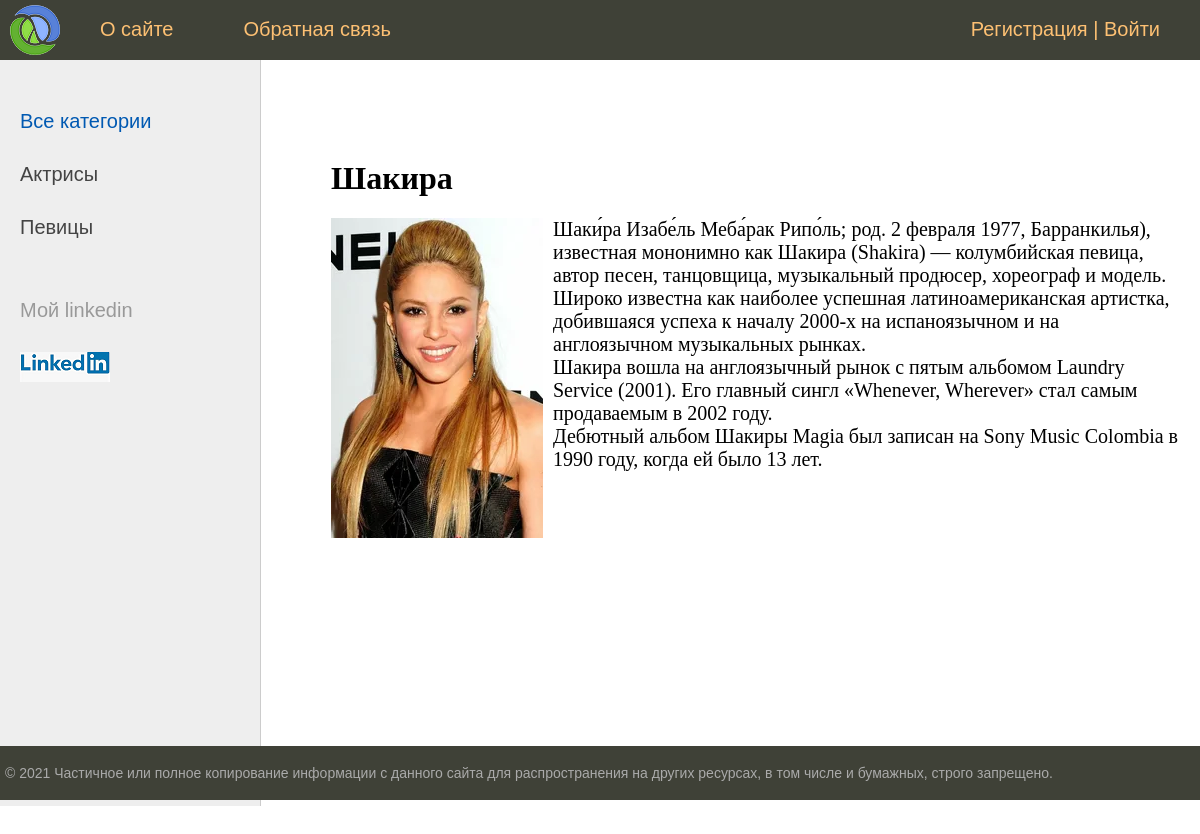
/post/shakira/, run on the app's committed database.
### women/models.py (models this page shows, shortened)
class Category(models.Model):
    name = models.CharField(max_length=100, db_index=True, verbose_name='Категория')
    slug = models.SlugField(max_length=255, unique=True, db_index=True, verbose_name='URL')
    def get_absolute_url(self):
        return reverse('category', kwargs={'cat_slug': self.slug})
    class Meta:
        verbose_name = 'Категория'
        verbose_name_plural = 'Категории'
        ordering = ['id']

class Women(models.Model):
    title = models.CharField(max_length=255, verbose_name='Заголовок')
    slug = models.SlugField(max_length=255, unique=True, db_index=True,verbose_name='URL')
    content = models.TextField(blank=True, verbose_name='Текст статьи')
    photo = models.ImageField(upload_to="photos/%Y/%m/%d/",verbose_name='Фото')
    time_create = models.DateTimeField(auto_now_add=True, verbose_name='Время создания')
    time_update = models.DateTimeField(auto_now=True, verbose_name='Время изменения')
    is_published = models.BooleanField(default=True, verbose_name='Публикация')
    cat = models.ForeignKey('Category', on_delete=models.PROTECT, verbose_name='Категории')
    def __str__(self):
        return self.title
    class Meta:
        verbose_name = 'Известные женщины'
        verbose_name_plural = 'Известные женщины'
        ordering = ['-time_create', 'title']

### women/views.py (the view)
# urls.py: path('post/<slug:post_slug>/', ShowPost.as_view(), name='post'),
class ShowPost(DataMixin, DetailView):
    model = Women
    template_name = 'women/post.html'
    slug_url_kwarg = 'post_slug'
    context_object_name = 'post'
    def get_context_data(self, *, object_list=None, **kwargs):
        context = super().get_context_data(**kwargs)
        c_def = self.get_user_context(title=context['post'])
        return dict(list(context.items()) + list(c_def.items()))

### women/utils.py (called while the page is built)
    def get_user_context(self, **kwargs):
        context = kwargs
        cats = Category.objects.all()
        user_menu = menu.copy()
        if not self.request.user.is_authenticated:
            user_menu.pop(1)
        context['menu'] = user_menu
        context['cats'] = cats
        if 'cat_selected' not in context:
            context['cat_selected'] = 0
        return context

### women/templates/women/post.html
{% extends 'women/base.html' %}
{% block content %}
<h1> {{post.title}}</h1>
{% if post.photo %}
<p><img class="img-article-left" src="{{post.photo.url}}"></p>
{% endif %}
{{post.content|linebreaks}}
{% endblock %}

### women/templates/women/base.html (shortened to what this page needs)
{% load static %}
{% load women_tags %}
<!DOCTYPE html>
<html>
<head>
	<link type="text/css" href="{% static 'women/css/styles.css' %}" rel="stylesheet" />
</head>
<body>
<table class="table-page" border=0 cellpadding="0" cellspacing="0">
<tr><td valign=top>
{% block mainmenu %}
		<div class="header">
			<ul id="mainmenu" class="mainmenu">
			<li class="logo"><a href="{% url 'home' %}"><div class="logo"></div></a></li>
{% for m in menu %}
			<li><a href="{% url m.url_name %}">{{m.title}}</a></li>
{% endfor %}
				{% if request.user.is_authenticated %}
				<li class="last"> {{user.username}} | <a href="{% url 'logout' %}"> Выйти</a> </li>
				{% else %}
				<li class="last"><a href="{% url 'register' %}"> Регистрация</a> | <a href="{% url 'login' %}">Войти</a></li>
				{% endif %}
			</ul>
		</div>
{% endblock mainmenu %}
<table class="table-content" border=0 cellpadding="0" cellspacing="0">
<tr>
	<td valign="top" class="left-chapters">
	<ul id="leftchapters">
{% if cat_selected == 0 %}
		<li class="selected"> Все категории</li>
{% else %}
		<li><a href="{% url 'home' %}">Все категории</a> </li>
{% endif %}
{% for c in cats %}
	{% if c.pk == cat_selected %}
		<li class="selected">{{c.name}}</li>
	{% else %}
		<li><a href="{{ c.get_absolute_url }}">{{c.name}}</a></li>
	{% endif %}
{% endfor %}
		<li class="share">
		<p> Мой linkedin </p>
		<a class="share-yt" href="https://www.linkedin.com/in/роман-попов-1b6368241/" target="_blank" rel="nofollow"></a>
		</li>
	</ul>
</td>
<td valign="top" class="content">
	<div class="content-text">
{% block content %}
{% endblock %}
	</div>
</td></tr></table>
</td></tr>
<tr><td valign=top>
	<div id="footer">
		<p>&copy; 2021 Частичное или полное копирование информации с данного сайта для распространения на других ресурсах, в том числе и бумажных, строго запрещено.</p>
	</div>
</td></tr></table>
</body>
</html>

### women/static/women/css/styles.css (style rules this page uses)
html, body { font-family: 'Arial'; margin: 0; padding: 0; height: 100%; width: 100%; color: #444; }
a { color: #0059b2; text-decoration: none; }
img { max-width: 600px; height: auto; }
img.img-article-left { max-width: 300px; height: auto; float: left; padding: 0 10px 10px 0; }
.table-page { width: 100%; height: 100%; vertical-align: top; }
.table-page tr { height: 100%; }
.header { background: #3F4137; height: 60px; }
.logo { background: url('../images/logo.png') no-repeat 10px 5px; width: 70px; height: 60px; }
ul.mainmenu { list-style: none; margin: 0; padding: 0; height: 60px; color: #fdc073; font-size: 20px; overflow: hidden; }
ul.mainmenu li { float: left; margin: 18px 40px 0 30px; }
ul.mainmenu li.logo { margin: 0; }
ul.mainmenu li.last { float: right; }
ul.mainmenu li a { color: #fdc073; text-decoration: none; }
.table-content { width: 100%; min-height: 100%; height: 100%; }
.left-chapters { margin: 0; background: #eee; border-right: 1px solid #ccc; min-height: 100%; }
.left-chapters ul { width: 230px; min-height: 100%; margin: 0; padding: 20px 10px 10px 20px; list-style: none; font-size: 20px; }
.left-chapters ul li { margin: 30px 0 0 0; color: #999; }
.left-chapters ul li.selected { color: #0059b2; }
.left-chapters ul li a { color: #444; text-decoration: none; }
.left-chapters ul li.share { margin: 60px 0 0 0; }
.left-chapters ul li.share p { margin: 30px 0 30px 0; }
.left-chapters ul li.share a { display: inline-block; width: 40px; height: 40px; margin: 0 20px 0 0; }
.left-chapters ul li.share a.share-yt { width: 100%; height: 30px; background: url('../images/linkedin.png') no-repeat 0 -15px }
.content { padding: 40px 20px 20px 40px; width: 100%; box-sizing: border-box; }
.content-text { margin: 60px 0 0 30px; color: #000; font-size: 20px; font-family: Yandex Sans Display Light; }
.content-text h1 { font-size: 32px; }
#footer { box-sizing: border-box; background: #3F4137; padding: 5px; color: #aaa; font-size: 14px; font-family: Verdana, Geneva, Arial, Helvetica; text-align: left; overflow: hidden; }

### data on the page
Category: name "Актрисы"
Category: name "Певицы"
Women: title "Шакира", photo (picture), content "Шаки́ра Изабе́ль Меба́рак Рипо́ль; род. 2 февраля 1977, Барранкилья), известная мононимно как Шакира (Shakira) — колумбийская певица, автор песен, танцовщица, музыкальный продюсер, хореограф и модель. Широко известна как наиболее успешная латиноамериканская артистка, добившаяся успеха к началу 2000-х на испаноязычном и на англоязычном музыкальных рынках. Шакира вошла на англоязычный рынок с пятым альбомом Laundry Service (2001). Его главный сингл «Whenever, Wherever» стал самым продаваемым в 2002 году. Дебютный альбом Шакиры Magia был записан на Sony Music Colombia в 1990 году, когда ей было 13 лет."

### other printed values
{{ m.title }} "О сайте" "Обратная связь"
